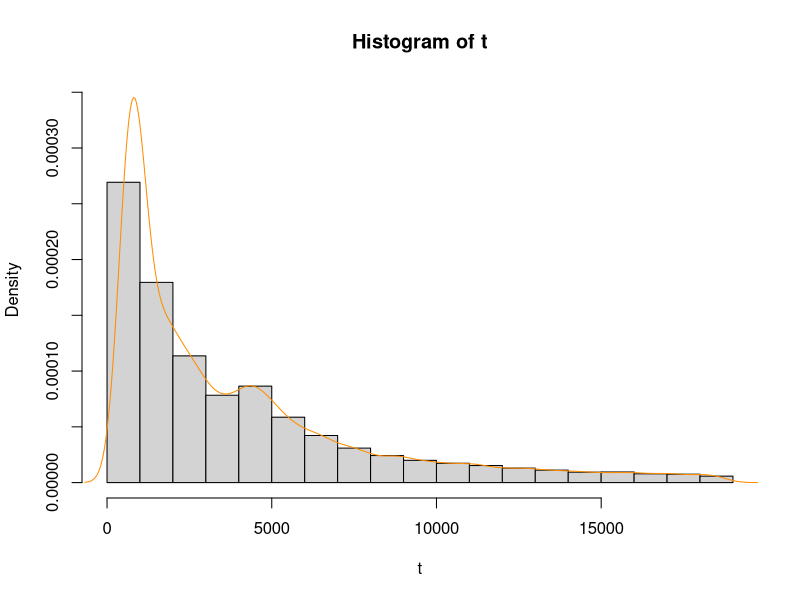
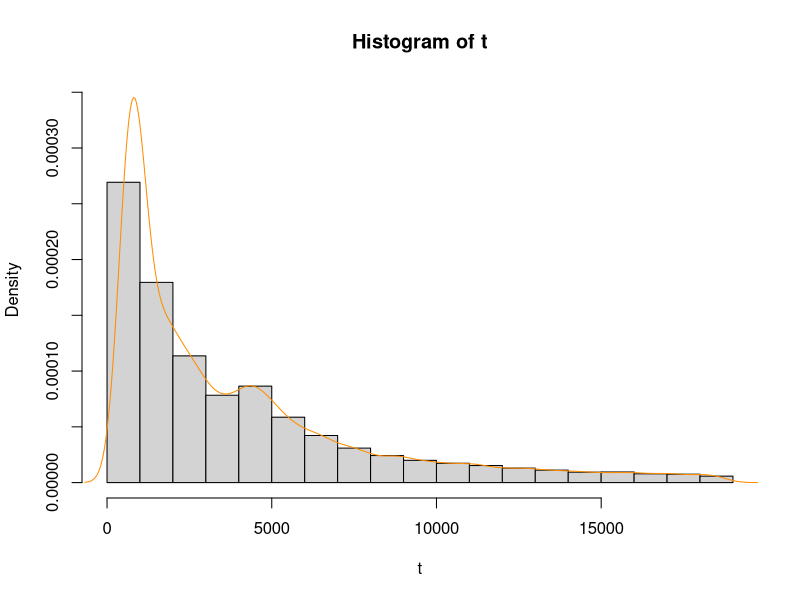
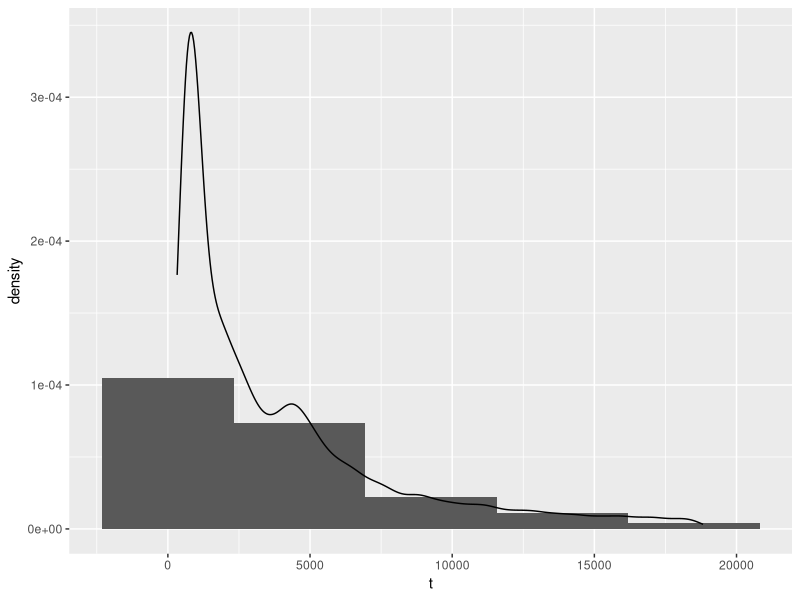
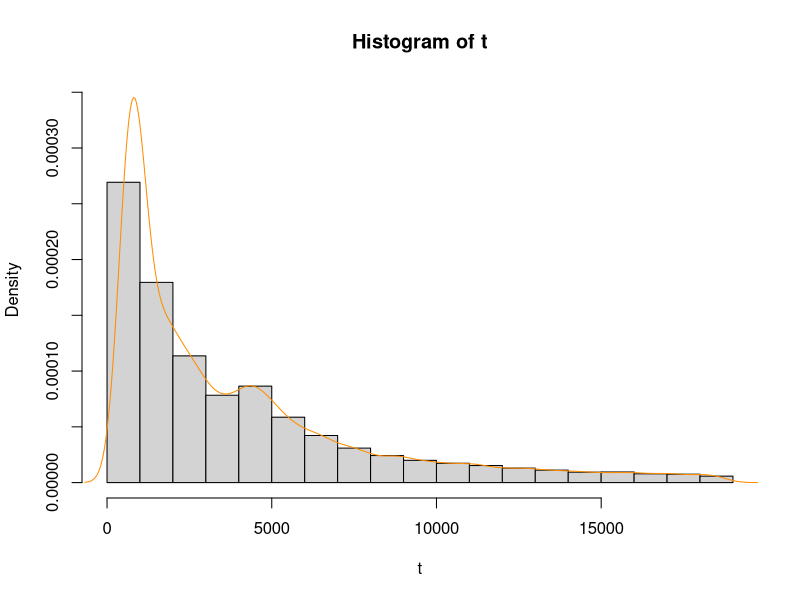

Reproduce these figures in R, in order.
## ---- chunk 1
library(ggplot2)
## ---- chunk 2
data(diamonds)
## ---- chunk 3
str(diamonds)
## ---- chunk 4
hist_normal <- function(t, graphStyle ="plot"){ # Creating the function
  if (graphStyle == "histogram") {
    hist(t, probability = TRUE)
  }else if (graphStyle == "density"){
    denst <- density(t)
    plot(denst)
  }else if (graphStyle == "ggplot"){
    hist_plot <- ggplot(as.data.frame(t), aes(t))
    hist_plot + geom_histogram(bins=5, aes(y=..density..)) + geom_density()
  }else if (graphStyle == "qplot"){
    qplot(t, y=..density.., geom=c('histogram', 'density')) 
  }else { #Default plot
    denst <- density(t) 
    histo <- hist(t, freq=FALSE, ylim=c(0, max(denst$y)))
    lines(denst$x, denst$y, col = "darkorange") 
    
  }
}
## ---- chunk 5
hist_normal(diamonds$price)
hist_normal(diamonds$price,"plot") 
hist_normal(diamonds$price,"ggplot")
hist_normal(diamonds$price, "qqplot")
